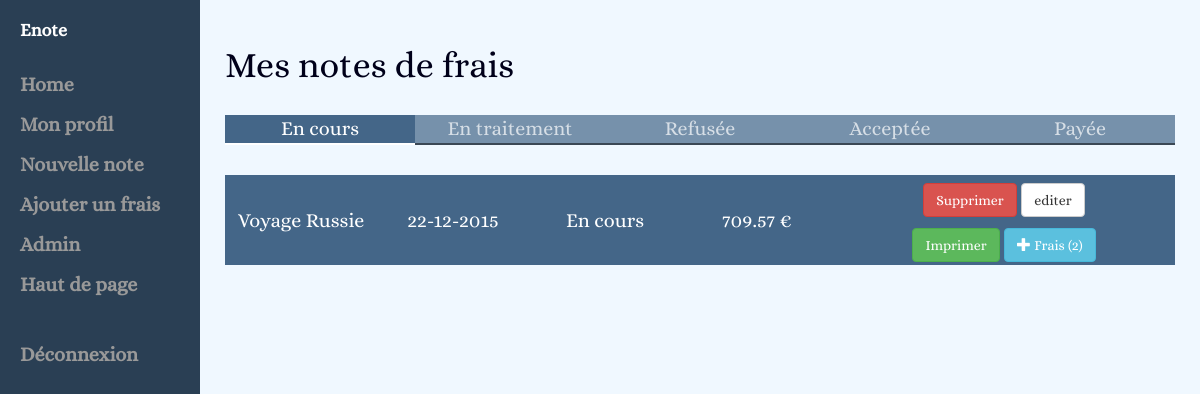
Screenshot of / (signed in) with the database file from the repository.
### tables this page shows
CREATE TABLE IF NOT EXISTS `statut_note` (
  `id` int(11) NOT NULL,
  `name` varchar(75) NOT NULL
);

CREATE TABLE IF NOT EXISTS `note_frais` (
  `id` int(11) NOT NULL,
  `name` varchar(255) NOT NULL,
  `date` date NOT NULL,
  `user_id` int(11) NOT NULL,
  `statut_id` int(11) NOT NULL
);

CREATE TABLE IF NOT EXISTS `devise` (
  `id` int(11) NOT NULL,
  `name` varchar(30) NOT NULL,
  `signe` varchar(30) NOT NULL,
  `taux` double NOT NULL
);

### controller/accueilController.php (called while the page is built, shortened)
<?php
include_once "/class/Devise.php";
include_once "/class/Note.php";
include_once "/class/Statut.php";
include_once "/class/User.php";
$notes = $sessionUser->getNotes($bdd);
$fraisNote = new Note();
$statut = new Statut();
$listStatut = $statut->getAll($bdd);
$noteStatut = new Statut();
include_once "/views/include/accueil.php";

### class/Statut.php (called while the page is built, shortened)
<?php
class Statut {
    private $id;
    public function setId($value)
    {
        $this->id = $value;
    }
    public function getAll($bdd) {
        $statut = $bdd->query("SELECT * FROM statut_note");
        return $statut->fetchAll();
    }
    public function getStatutById($bdd) {
        $statut = $bdd->prepare("SELECT * FROM statut_note WHERE id = :sId");
        $statut->execute(array(
            ":sId"      =>  $this->id
        ));
        return $statut->fetch();
    }
}

### class/User.php (called while the page is built, shortened)
<?php
include_once 'Note.php';
class User {
    private $id;
    private $devise;
    public function getDevise()
    {
        return $this->devise;
    }
    public function getNotes($bdd) {
        $note = new Note();
        return ($note->getNotesByUser($bdd, $this->id));
    }
}

### class/Note.php (called while the page is built, shortened)
<?php
include_once "Frais.php";
include_once "User.php";
class Note {
    private $id;
    public function setId($value)
    {
        $this->id = $value;
    }
    public static function getNotesByUser($bdd, $uid) {
        $listNotes = $bdd->prepare("SELECT * FROM note_frais WHERE user_id = :uId");
        $listNotes->execute(array(
            ":uId"  =>  $uid
        ));
        return $listNotes->fetchAll();
    }
    public function getListFrais($bdd) {
        return Frais::getFraisByNote($bdd, $this->id);
    }
    public static function getNoteById($bdd, $id){
        $note = $bdd->prepare('SELECT * FROM note_frais WHERE id = :id LIMIT 1');
        $note->execute(array(
            ':id' => $id
        ));
        $array = $note->fetch();
        $CloneNote = new Note();
        $CloneNote->setDate($array['date']);
        $CloneNote->setId($array['id']);
        $CloneNote->setName($array['name']);
        $CloneNote->setStatut($array['statut_id']);
        $CloneNote->setUser($array['user_id']);
        return $CloneNote;
    }
    public static function getMontantTotal($bdd, $nid, $tauxDeviseUser) {
        $CloneNote = Note::getNoteById($bdd,$nid);
        $allFraisFromThisNote = $CloneNote->getListFrais($bdd);
        $SommeDesMontants = 0;
        foreach($allFraisFromThisNote as $frais)
        {
            $CloneDevise = Devise::getDeviseById($bdd, $frais['devise_id']);
            if($frais['categorie_id'] == 4)
            {
                $SommeDesMontants -= Devise::getValueOfChangedDevise($frais['montant'], $CloneDevise->getTaux(),$tauxDeviseUser);
            }else{
                $SommeDesMontants += Devise::getValueOfChangedDevise($frais['montant'], $CloneDevise->getTaux(),$tauxDeviseUser);
            }
        }
        return $SommeDesMontants;
    }
}

### class/Devise.php (called while the page is built, shortened)
<?php
class Devise {
    private $signe;
    private $taux;
    public function getSigne()
    {
        return $this->signe;
    }
    public function setSigne($signe)
    {
        $this->signe = $signe;
    }
    public function getTaux()
    {
        return $this->taux;
    }
    public function setTaux($taux)
    {
        $this->taux = $taux;
    }
    public static function getDeviseById($bdd, $id) {
        $Devise = new Devise();
        $devise = $bdd->prepare("SELECT * FROM devise WHERE id = :did LIMIT 1");
        $devise->execute(array(
            ':did' => $id
        ));
        while($array = $devise->fetch())
        {
            $Devise->setId($array['id']);
            $Devise->setName($array['name']);
            $Devise->setSigne($array['signe']);
            $Devise->setTaux($array['taux']);
        }
        return $Devise;
    }
    public static function getValueOfChangedDevise($value,$fromDeviseTaux, $toDeviseTaux)
    {
        $total = ($value * $fromDeviseTaux) / $toDeviseTaux;
        return round($total, 2);
    }
}

### class/Frais.php (called while the page is built, shortened)
<?php
include_once "User.php";
class Frais {
    public static function getFraisByNote($bdd, $noteId) {
        $allFrais = $bdd->prepare("SELECT * FROM frais WHERE note_id = :noteid");
        $allFrais->execute(array(
            ":noteid"   =>  $noteId
        ));
        return $allFrais->fetchAll();
    }
}

### views/include/accueil.php (the view, shortened to what this page needs)
<div id="accueil" class="list-all-note">
	<h1>Mes notes de frais</h1>
	<div class="list-container">
		<ul class="list-statut">
			<?php
				$i = 0;
				foreach ($listStatut as $statut) {
			?>
				<li class="statut-<?php echo $statut['id']; if ($i == 0) {echo " active";} ?>"><?php echo $statut['name']; ?></li>
			<?php
					$i = 1;
				}
			?>
		</ul>
		<div class="list-note">
			<?php
				foreach ($notes as $note) {
					$fraisNote->setId($note['id']);
					$allFrais = $fraisNote->getListFrais($bdd);
			?>
				<div class="statut-<?php echo $note['statut_id']; ?> note-<?php echo $note['id'] ?> note">
					<div class="infos-note">
						<div><?php echo $note['name']; ?></div>
						<div><?php echo date("d-m-Y", strtotime($note['date'])); ?></div>
						<div>
							<?php
								$noteStatut->setId($note['statut_id']);
								$stat = $noteStatut->getStatutById($bdd);
								echo $stat['name'];
							?>
						</div>
						<div>
							<?php
								$devise = Devise::getDeviseById($bdd, $sessionUser->getDevise());
								echo '<span class="total-note">' . Note::getMontantTotal($bdd, $note['id'], $devise->getTaux()) . '</span> ' . $devise->getSigne();
							?>
						</div>
						<div class="actions">
							<?php if ($note['statut_id'] == 1) { ?>
								<button class="note-<?php echo $note['id'] ?> btn btn-danger">Supprimer</button>
								<a class="btn btn-default" href="<?php echo $basePath. '?page=note&amp;id=' . $note['id']; ?>">editer</a><br/>
							<?php } ?>
								<a href="<?php echo $basePath . "?page=impression&id=" . $note['id']; ?>" class="btn btn-success">Imprimer</a>
								<button class="btn-show-frais btn btn-info" data-frais="list-frais-<?php echo $note['id'] ?>"><span class="glyphicon glyphicon-plus"></span> Frais (<span class="count-frais"><?php echo count($allFrais); ?></span>)</button>
						</div>
					</div>
				</div>
			<?php
				}
			?>
		</div>
	</div>
</div>

### css/styles.css (style rules this page uses)
body { background: aliceblue; color: #00001a; font-size: 20px; font-family: Alice; margin-left: 200px; }
.list-all-note ul { padding: 0; margin: 0; }
.list-all-note .list-statut { margin: 30px 0; font-size: 0; background-color: rgba(68, 102, 136, 0.70); color: rgba(255, 255, 255, 0.70); }
.list-all-note .list-statut li { display: inline-block; cursor: pointer; width: 20%; font-size: 20px; text-align: center; border-bottom: 2px solid rgba(0, 0, 0, 0.50); }
.list-all-note .list-statut li.active { background-color: #446688; border-bottom: 2px solid white; color: white; }
.list-all-note .list-note { color: white; width: 100%; font-size: 20px; }
.list-all-note .note { background-color: #446688; display: inline-block; vertical-align: top; width: 100%; font-size: 0; margin-bottom: 10px; }
.list-all-note .note .infos-note { line-height: 45px; }
.list-all-note .note .infos-note div { font-size: 20px; display: inline-block; vertical-align: middle; width: 16%; text-align: center; }
.list-all-note .note .infos-note .actions { width: 36%; height: 100%; }

### rows the page displays
statut_note: name "En cours"
statut_note: name "En traitement"
statut_note: name "Refusée"
statut_note: name "Acceptée"
statut_note: name "Payée"
note_frais: name "Voyage Russie", date "22-12-2015", statut.name "En cours", Taux "709.57", devise.signe "€", count($allFrais) "2"
